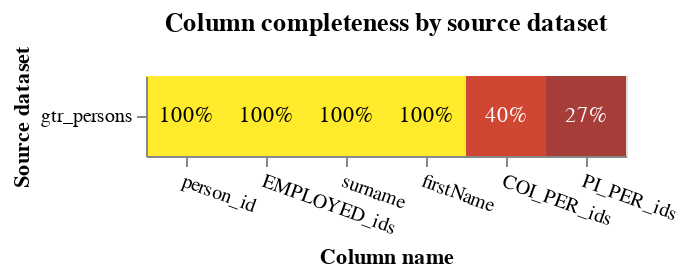

Write notebook code for a chart like this one.
### Markdown cell above
# Try just gtr_persons as a test, to see if we can match person_ids
# first combine the the lists from each row in PI_PER_ids and COI_PER_ids

### Code cell
### Remove columns with very low linkage

for col in per_list_cols:
    gtr_persons = empty_list_to_nan_full(gtr_persons, col)

db_api = DuckDBAPI()
# Conver empty lists to null before running...#
completeness_chart(gtr_persons, db_api=db_api, table_names_for_chart=["gtr_persons"])

### Figure 1 — Vega-Lite specification as saved in the notebook (floating-point values rounded to 4 significant figures)
{"config": {"view": {"continuousWidth": 400, "continuousHeight": 300}}, "layer": [{"mark": "rect", "encoding": {"color": {"field": "completeness", "legend": null, "scale": {"scheme": "darkred", "zero": true}, "type": "quantitative"}, "tooltip": [{"field": "source_dataset", "title": "Source dataset", "type": "nominal"}, {"field": "total_rows_inc_nulls", "format": ",", "title": "# of records", "type": "quantitative"}, {"field": "column_name", "title": "Column name", "type": "nominal"}, {"field": "total_null_rows", "format": ",", "title": "# of nulls", "type": "quantitative"}, {"field": "completeness", "format": ".1%", "type": "quantitative"}], "x": {"axis": {"labelAngle": 20}, "field": "column_name", "sort": {"field": "mean_comp", "order": "descending"}, "title": "Column name", "type": "nominal"}, "y": {"field": "source_dataset", "title": "Source dataset", "type": "nominal"}}, "title": "Column completeness by source dataset", "transform": [{"joinaggregate": [{"op": "mean", "field": "completeness", "as": "mean_comp"}], "groupby": ["column_name"]}]}, {"mark": {"type": "text"}, "encoding": {"color": {"condition": {"test": "datum['completeness'] < 0.5", "value": "white"}, "value": "black"}, "text": {"field": "completeness", "format": ".0%", "type": "quantitative"}, "x": {"axis": {"labelAngle": 0}, "field": "column_name", "sort": {"field": "mean_comp", "order": "descending"}, "type": "nominal"}, "y": {"field": "source_dataset", "type": "nominal"}}, "transform": [{"joinaggregate": [{"op": "mean", "field": "completeness", "as": "mean_comp"}], "groupby": ["column_name"]}]}], "data": {"name": "data-c95410c4305eb5abbc26fba06aefb755"}, "height": {"step": 40}, "width": {"step": 40}, "$schema": "https://vega.github.io/schema/vega-lite/v5.9.3.json", "datasets": {"data-c95410c4305eb5abbc26fba06aefb755": [{"source_dataset": "gtr_persons", "column_name": "person_id", "total_null_rows": 0, "total_rows_inc_nulls": 133565, "completeness": 1.0}, {"source_dataset": "gtr_persons", "column_name": "PI_PER_ids", "total_null_rows": 96842, "total_rows_inc_nulls": 133565, "completeness": 0.2749}, {"source_dataset": "gtr_persons", "column_name": "COI_PER_ids", "total_null_rows": 80524, "total_rows_inc_nulls": 133565, "completeness": 0.3971}, {"source_dataset": "gtr_persons", "column_name": "EMPLOYED_ids", "total_null_rows": 0, "total_rows_inc_nulls": 133565, "completeness": 1.0}, {"source_dataset": "gtr_persons", "column_name": "firstName", "total_null_rows": 20, "total_rows_inc_nulls": 133565, "completeness": 0.9999}, {"source_dataset": "gtr_persons", "column_name": "surname", "total_null_rows": 18, "total_rows_inc_nulls": 133565, "completeness": 0.9999}]}}
